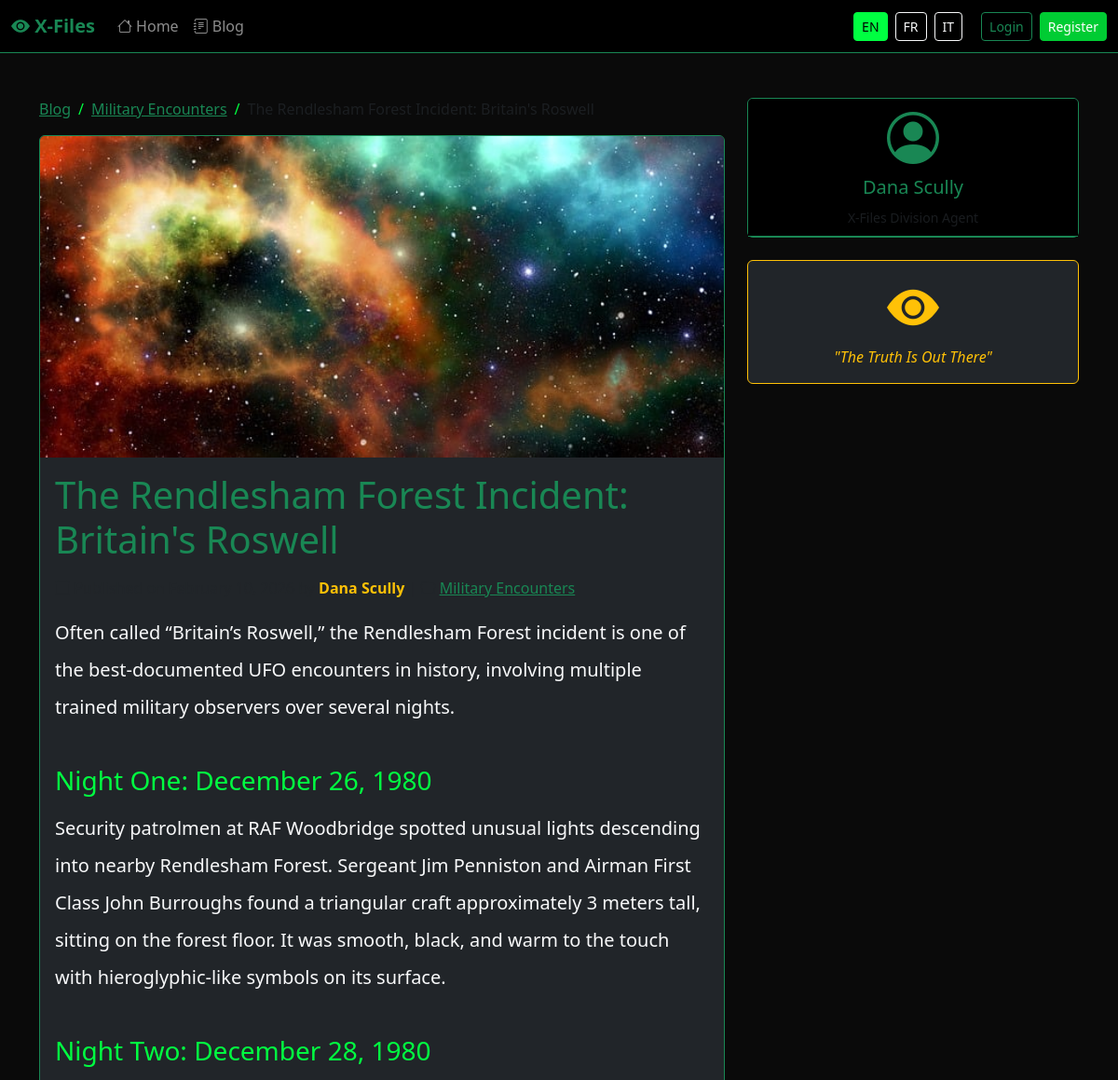
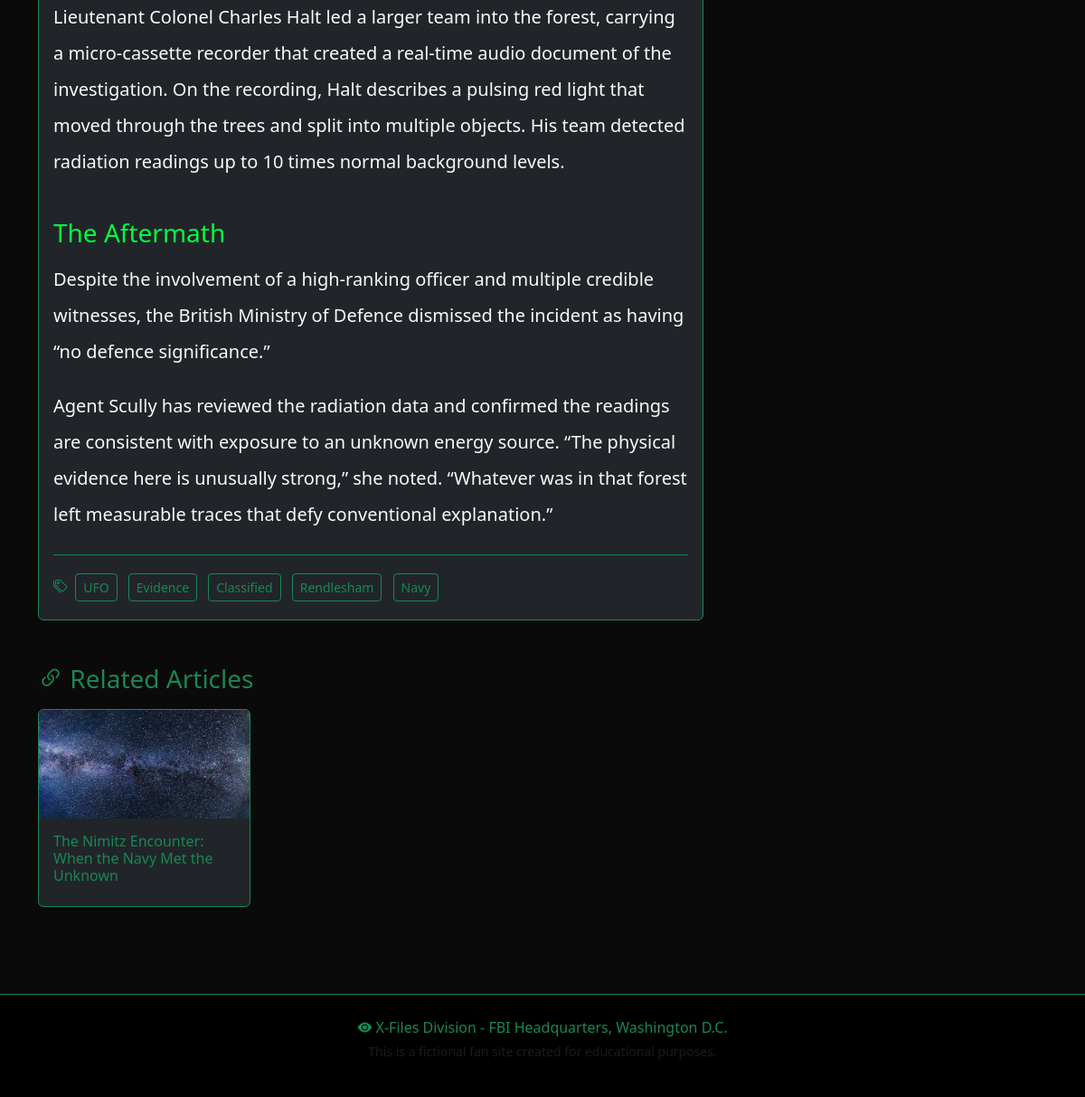
/article.php?slug=rendlesham-forest-incident-britains-roswell&lang=en, run on the app's committed database (2 pictures, top to bottom).
### tables this page shows
CREATE TABLE IF NOT EXISTS `articles` (
    `id` INT UNSIGNED NOT NULL AUTO_INCREMENT,
    `lang` VARCHAR(5) NOT NULL DEFAULT 'en',
    `translation_group` INT UNSIGNED NULL DEFAULT NULL,
    `title` VARCHAR(255) NOT NULL,
    `slug` VARCHAR(255) NOT NULL,
    `excerpt` TEXT NULL,
    `content` LONGTEXT NOT NULL,
    `featured_image` VARCHAR(500) NULL,
    `category_id` INT UNSIGNED NULL,
    `author_id` INT UNSIGNED NULL,
    `status` ENUM('draft', 'scheduled', 'published', 'archived') NOT NULL DEFAULT 'draft',
    `seo_title` VARCHAR(255) NULL,
    `meta_description` VARCHAR(320) NULL,
    `seo_slug` VARCHAR(255) NULL,
    `og_title` VARCHAR(255) NULL,
    `og_description` VARCHAR(320) NULL,
    `published_at` DATETIME NULL,
    `scheduled_at` DATETIME NULL,
    `created_at` DATETIME NOT NULL DEFAULT CURRENT_TIMESTAMP,
    `updated_at` DATETIME NOT NULL DEFAULT CURRENT_TIMESTAMP ON UPDATE CURRENT_TIMESTAMP,
    PRIMARY KEY (`id`),
    UNIQUE KEY `uk_article_slug_lang` (`slug`, `lang`),
    KEY `idx_article_status` (`status`),
    KEY `idx_article_lang` (`lang`),
    KEY `idx_article_translation` (`translation_group`),
    KEY `idx_article_category` (`category_id`),
    KEY `idx_article_author` (`author_id`),
    KEY `idx_article_published` (`published_at`),
    KEY `idx_article_scheduled` (`scheduled_at`),
    CONSTRAINT `fk_article_category` FOREIGN KEY (`category_id`)
        REFERENCES `categories` (`id`) ON DELETE SET NULL ON UPDATE CASCADE,
    CONSTRAINT `fk_article_author` FOREIGN KEY (`author_id`)
        REFERENCES `users` (`id`) ON DELETE SET NULL ON UPDATE CASCADE
);

CREATE TABLE IF NOT EXISTS `categories` (
    `id` INT UNSIGNED NOT NULL AUTO_INCREMENT,
    `parent_id` INT UNSIGNED NULL DEFAULT NULL,
    `name` VARCHAR(100) NOT NULL,
    `slug` VARCHAR(100) NOT NULL,
    `description` VARCHAR(500) NULL,
    `created_at` DATETIME NOT NULL DEFAULT CURRENT_TIMESTAMP,
    PRIMARY KEY (`id`),
    UNIQUE KEY `uk_cat_slug` (`slug`),
    KEY `idx_cat_parent` (`parent_id`),
    CONSTRAINT `fk_cat_parent` FOREIGN KEY (`parent_id`)
        REFERENCES `categories` (`id`) ON DELETE SET NULL ON UPDATE CASCADE
);

CREATE TABLE IF NOT EXISTS `users` (
    `id` INT UNSIGNED NOT NULL AUTO_INCREMENT,
    `full_name` VARCHAR(100) NOT NULL,
    `username` VARCHAR(50) NOT NULL,
    `email` VARCHAR(150) NOT NULL,
    `password` VARCHAR(255) NOT NULL,
    `role` ENUM('agent', 'editor', 'admin') NOT NULL DEFAULT 'agent',
    `created_at` DATETIME NOT NULL DEFAULT CURRENT_TIMESTAMP,
    `updated_at` DATETIME NOT NULL DEFAULT CURRENT_TIMESTAMP ON UPDATE CURRENT_TIMESTAMP,
    PRIMARY KEY (`id`),
    UNIQUE KEY `uk_username` (`username`),
    UNIQUE KEY `uk_email` (`email`)
);

CREATE TABLE IF NOT EXISTS `tags` (
    `id` INT UNSIGNED NOT NULL AUTO_INCREMENT,
    `name` VARCHAR(50) NOT NULL,
    `slug` VARCHAR(50) NOT NULL,
    `created_at` DATETIME NOT NULL DEFAULT CURRENT_TIMESTAMP,
    PRIMARY KEY (`id`),
    UNIQUE KEY `uk_tag_slug` (`slug`)
);

### article.php (the view, shortened to what this page needs)
<?php
require_once __DIR__ . '/includes/functions.php';
$db = getDatabase();
$slug = $_GET['slug'] ?? '';
$lang = getCurrentLang();
$stmt = $db->prepare('SELECT a.*, c.name AS category_name, c.slug AS category_slug, u.full_name AS author_name
    FROM articles a
    LEFT JOIN categories c ON a.category_id = c.id
    LEFT JOIN users u ON a.author_id = u.id
    WHERE a.slug = :slug AND a.lang = :lang AND a.status = :status LIMIT 1');
$stmt->execute(['slug' => $slug, 'lang' => $lang, 'status' => 'published']);
$article = $stmt->fetch();
$stmt = $db->prepare('SELECT t.* FROM tags t JOIN article_tags at ON t.id = at.tag_id WHERE at.article_id = :id');
$stmt->execute(['id' => $article['id']]);
$articleTags = $stmt->fetchAll();
$stmt = $db->prepare('SELECT a.title, a.slug, a.featured_image, a.excerpt FROM articles a WHERE a.category_id = :cat AND a.id != :id AND a.lang = :lang AND a.status = :status ORDER BY a.published_at DESC LIMIT 3');
$stmt->execute(['cat' => $article['category_id'], 'id' => $article['id'], 'lang' => $lang, 'status' => 'published']);
$related = $stmt->fetchAll();
require_once __DIR__ . '/includes/header.php';
?>
<div class="container py-5">
    <div class="row">
        <div class="col-lg-8">
            <nav aria-label="breadcrumb">
                <ol class="breadcrumb bg-transparent">
                    <li class="breadcrumb-item"><a href="<?= APP_URL ?>/blog.php?lang=<?= $lang ?>" class="text-success"><?= t('blog') ?></a></li>
                    <?php if ($article['category_name']): ?>
                    <li class="breadcrumb-item"><a href="<?= APP_URL ?>/blog.php?category=<?= urlencode($article['category_slug']) ?>&lang=<?= $lang ?>" class="text-success"><?= escape($article['category_name']) ?></a></li>
                    <?php endif; ?>
                    <li class="breadcrumb-item active text-muted"><?= escape($article['title']) ?></li>
                </ol>
            </nav>
            <article class="card bg-dark text-light border-success">
                <?php if ($article['featured_image']): ?>
                <img src="<?= featuredImageUrl($article['featured_image']) ?>" class="card-img-top" alt="<?= escape($article['title']) ?>" style="max-height: 400px; object-fit: cover;">
                <?php endif; ?>
                <div class="card-body">
                    <h1 class="text-success mb-3"><?= escape($article['title']) ?></h1>
                    <div class="mb-3 text-muted">
                        <i class="bi bi-calendar"></i> <?= t('published_on') ?> <?= date('F j, Y', strtotime($article['published_at'])) ?>
                        <?= t('by_author') ?> <strong class="text-warning"><?= escape($article['author_name'] ?? '') ?></strong>
                        <?php if ($article['category_name']): ?>
                        | <i class="bi bi-folder"></i> <a href="<?= APP_URL ?>/blog.php?category=<?= urlencode($article['category_slug']) ?>&lang=<?= $lang ?>" class="text-success"><?= escape($article['category_name']) ?></a>
                        <?php endif; ?>
                    </div>
                    <div class="article-content fs-5 lh-lg">
                        <?= $article['content'] ?>
                    </div>
                    <?php if ($articleTags): ?>
                    <div class="mt-4 pt-3 border-top border-success">
                        <i class="bi bi-tags text-success"></i>
                        <?php foreach ($articleTags as $tag): ?>
                        <a href="<?= APP_URL ?>/blog.php?tag=<?= urlencode($tag['slug']) ?>&lang=<?= $lang ?>" class="btn btn-sm btn-outline-success m-1"><?= escape($tag['name']) ?></a>
                        <?php endforeach; ?>
                    </div>
                    <?php endif; ?>
                </div>
            </article>
            <?php if ($related): ?>
            <h3 class="text-success mt-5 mb-3"><i class="bi bi-link-45deg"></i> <?= t('related_articles') ?></h3>
            <div class="row g-3">
                <?php foreach ($related as $rel): ?>
                <div class="col-md-4">
                    <div class="card bg-dark text-light border-success h-100 xfiles-card">
                        <?php if ($rel['featured_image']): ?>
                        <img src="<?= featuredImageUrl($rel['featured_image']) ?>" class="card-img-top" style="height: 120px; object-fit: cover;">
                        <?php endif; ?>
                        <div class="card-body">
                            <h6><a href="<?= APP_URL ?>/article.php?slug=<?= urlencode($rel['slug']) ?>&lang=<?= $lang ?>" class="text-success text-decoration-none"><?= escape($rel['title']) ?></a></h6>
                        </div>
                    </div>
                </div>
                <?php endforeach; ?>
            </div>
            <?php endif; ?>
        </div>
        <div class="col-lg-4">
            <div class="card bg-dark text-light border-success mb-4">
                <div class="card-header bg-black border-success text-center">
                    <i class="bi bi-person-circle display-4 text-success"></i>
                    <h5 class="text-success mt-2"><?= escape($article['author_name'] ?? '') ?></h5>
                    <small class="text-muted">X-Files Division Agent</small>
                </div>
            </div>
            <div class="card bg-dark text-light border-warning">
                <div class="card-body text-center">
                    <i class="bi bi-eye-fill display-4 text-warning"></i>
                    <p class="text-warning mt-2 mb-0 fst-italic">"<?= t('tagline') ?>"</p>
                </div>
            </div>
        </div>
    </div>
</div>
<?php require_once __DIR__ . '/includes/footer.php'; ?>

### assets/css/style.css (style rules this page uses)
:root { --xf-green: #00ff41; --xf-dark-green: #00cc33; --xf-black: #0a0a0a; --xf-dark: #111111; --xf-warning: #ffc107; }
body.xfiles-body { background-color: var(--xf-black); color: #e0e0e0; font-family: 'Segoe UI', Tahoma, Geneva, Verdana, sans-serif; min-height: 100vh; }
.xfiles-card { transition: transform 0.3s ease, box-shadow 0.3s ease; }
.article-content h2, .article-content h3, .article-content h4 { color: var(--xf-green); margin-top: 1.5em; margin-bottom: 0.5em; }
.article-content p { margin-bottom: 1em; }
.breadcrumb { padding: 0; }
.breadcrumb-item + .breadcrumb-item::before { color: var(--xf-green); }

### data on the page
articles: category.name "Military Encounters", title "The Rendlesham Forest Incident: Britain's Roswell", featured_image (picture), author.full_name "Dana Scully", content "Often called “Britain’s Roswell,” the Rendlesham Forest incident is one of the best-documented UFO encounters in history, involving multiple trained military observers over several nights. Night One: December 26, 1980 Security patrolmen at RAF Woodbridge spotted unusual lights descending into nearby Rendlesham Forest. Sergeant Jim Penniston and Airman First Class John Burroughs found a triangular craft approximately 3 meters tall, sitting on the forest floor. It was smooth, black, and warm to the touch with hieroglyphic-like symbols on its surface. Night Two: December 28, 1980 Lieutenant Colonel Charles Halt led a larger team into the forest, carrying a micro-cassette recorder that created…"
tags: name "UFO"
tags: name "Evidence"
tags: name "Classified"
tags: name "Rendlesham"
tags: name "Navy"
articles: featured_image (picture), title "The Nimitz Encounter: When the Navy Met the Unknown"

### other printed values
t('site_name') "X-Files"
t('home') "Home"
t('blog') "Blog"
$label "EN"
$label "FR"
$label "IT"
t('login') "Login"
t('register') "Register"
t('related_articles') "Related Articles"
t('tagline') "The Truth Is Out There"
t('footer_text') "X-Files Division - FBI Headquarters, Washington D.C."
t('footer_disclaimer') "This is a fictional fan site created for educational purposes."
